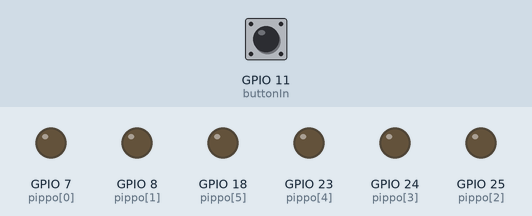
A program run on a simulated Raspberry Pi (BCM pin numbers). On the bench: output pins drawn as LEDs (lit = HIGH). Dashed ring = blinking. The test bench sets the inputs (shaded band); at power-on: GPIO 11 (buttonIn) LOW.

Above: at 5.0 s.
5.1 s: GPIO 11 (buttonIn) pulled HIGH for 0.15 s
At 6.6 s:
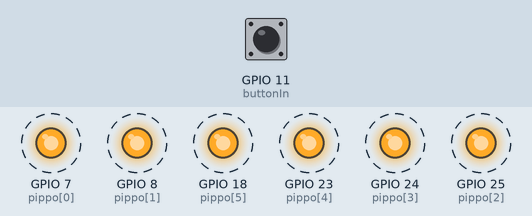
Timing chart, 0 to 14.1 s (numbered marks = the images above; inputs shaded):
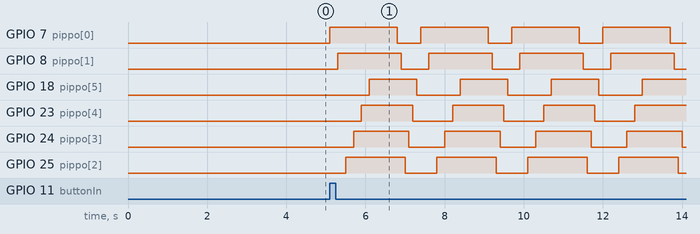

Measured:
- after the input at 5.1 s, GPIO 7 (pippo[0]): alternates HIGH for 1.7 s and LOW for 0.60 s, starting at once; GPIO 8 (pippo[1]): alternates HIGH for 1.6 s and LOW for 0.70 s, starting after 0.20 s

The program:

gpio-all-led-output.py
```python
#!/usr/bin/env python
# -*- coding: latin-1 *-*
# -*- coding: cp1252 -*-

#Raspberry Pi - GPIO interface
#Tutti i 6 led vengono accesi uno dopo l'altro (GPIO 7,8,25,24,23,18 OUTPUTs)
#quando viene premuto il pulsante (GPIO 11 INPUT)
import RPi.GPIO as GPIO
from time import sleep

########################### INIZIALIZZAZIONI
GPIO.setmode(GPIO.BCM)
GPIO.setup(11,GPIO.IN)

pippo=[7,8,25,24,23,18]     # nr. 6 led per l'output
for a in pippo:
	GPIO.setup(a,GPIO.OUT)
	GPIO.output(a, False)   #Spegne i 6 led
	sleep(0.01)

#Aspetta il pulsante GPIO 11 (del circuito 555)
buttonIn=False
while buttonIn==False:
	buttonIn=GPIO.input(11)		#Esce con logica pull-down:  True (chiuso=1)

try:
	while 1:
		for a in pippo:
        		GPIO.output(a, True)   #Accende i 6 led
        		sleep(0.2)
		sleep(0.5)
		for a in pippo:
        		GPIO.output(a, False)   #Spegne i 6 led
        		sleep(0.1)

except KeyboardInterrupt:
        print " "
        print "Ciao !"
        GPIO.setwarnings(False)
        GPIO.cleanup()
GPIO.setwarnings(False)
GPIO.cleanup()
```
